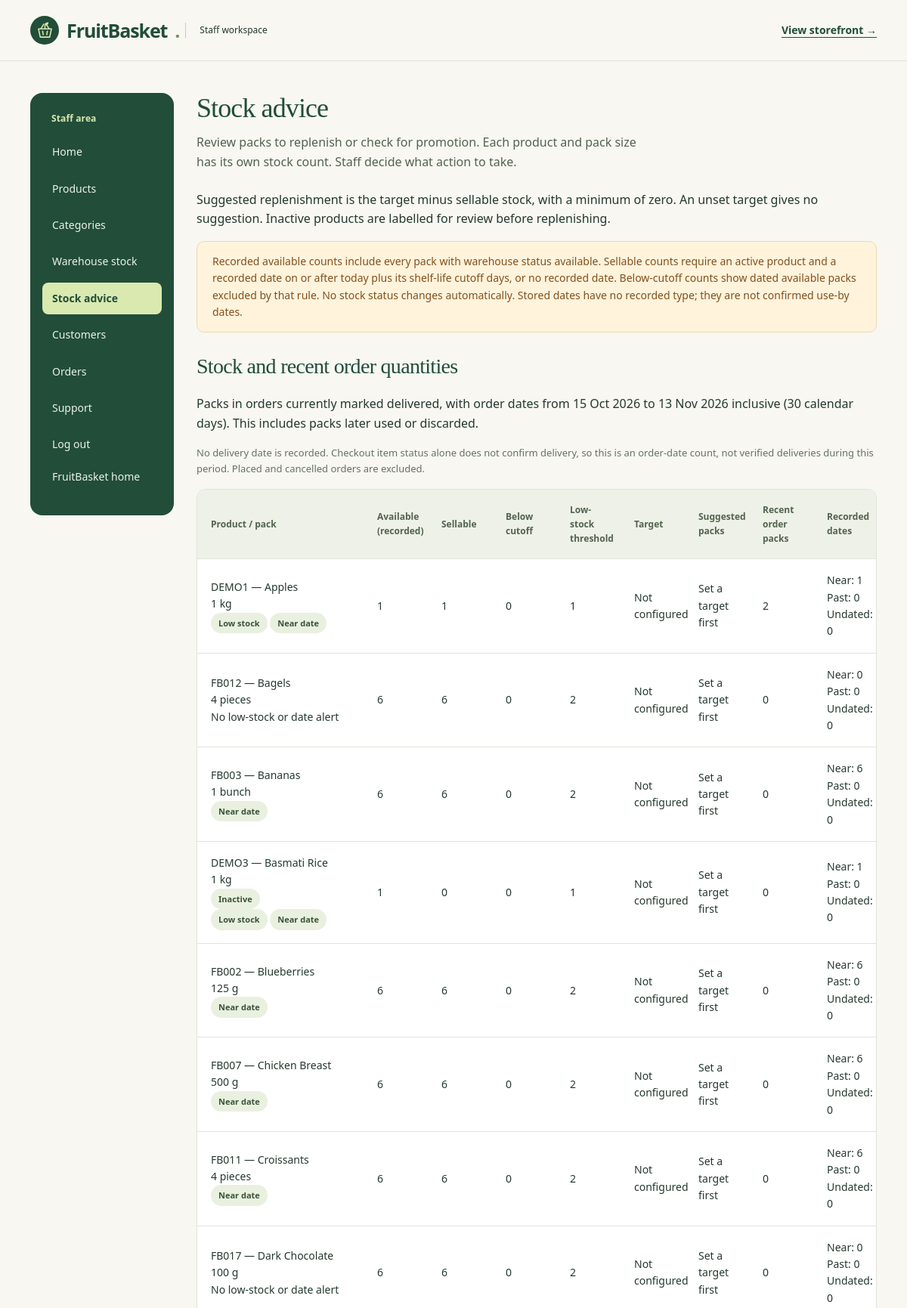
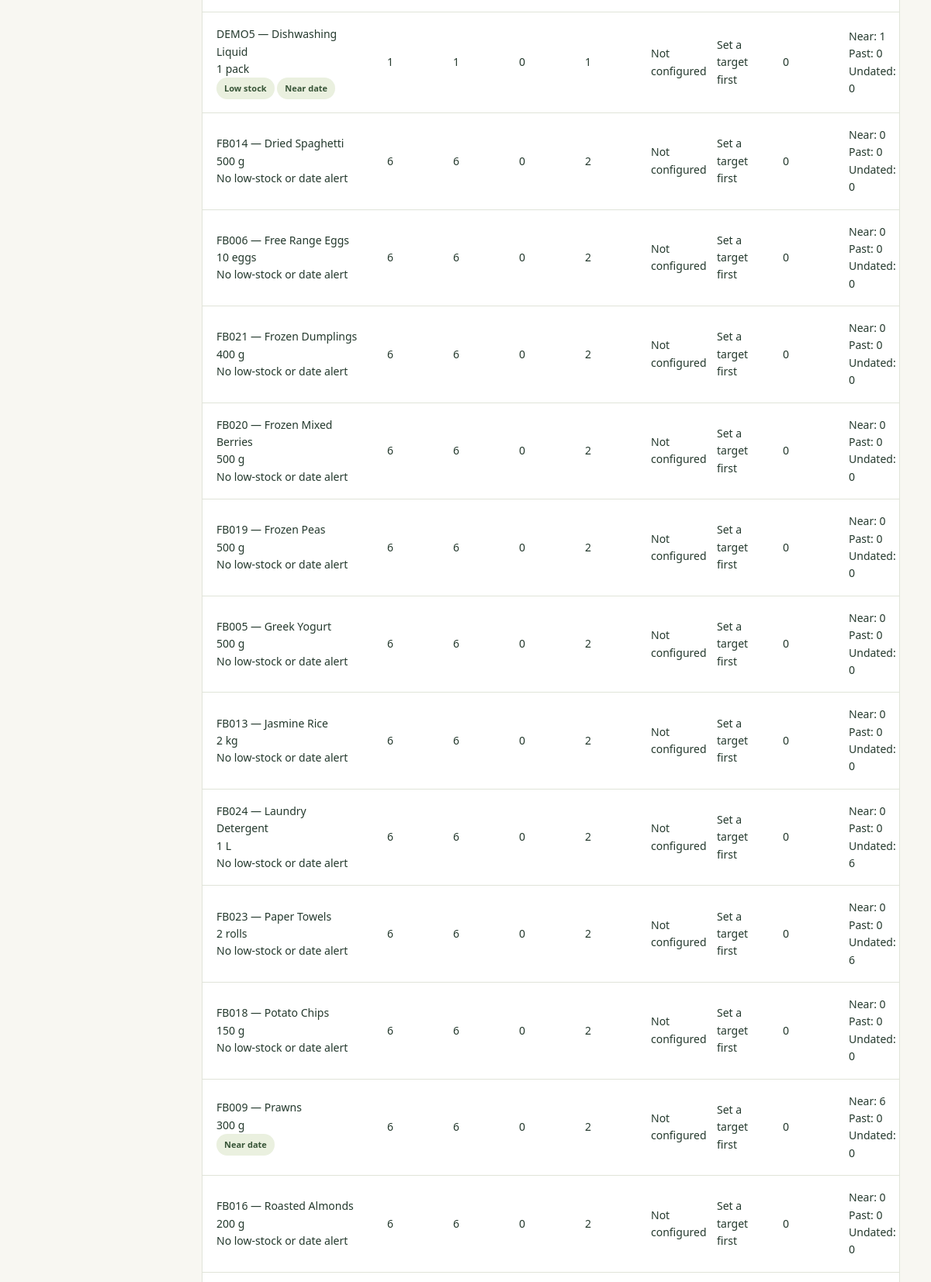
The page /adminpanel/stock_advice (signed in, upper part) on the database its author committed (2 pictures, top to bottom).
### adminpanel/models.py (models this page shows, shortened)
class Product(models.Model):
    Pid = models.CharField(max_length=5, primary_key=True)
    Pname = models.CharField(max_length=200)
    Pcategory = models.ForeignKey(Category, on_delete=models.PROTECT, db_column="Pcategory", related_name="products", verbose_name="Category")
    Psize = models.CharField(max_length=30)
    Pprice = models.FloatField()
    Plowstock = models.IntegerField(validators=[MinValueValidator(0)])
    Ptargetstock = models.PositiveIntegerField(null=True, blank=True, verbose_name='Target stock level')
    Pbulkquantity = models.PositiveIntegerField(null=True, blank=True, validators=[MinValueValidator(2)], verbose_name='Bulk quantity threshold')
    Pbulkprice = models.FloatField(null=True, blank=True, verbose_name='Bulk unit price')
    Pactive = models.BooleanField(default=True)
    Pimage = models.ImageField(upload_to='products/', blank=True, null=True)
    Pexpirydays = models.PositiveIntegerField(default=0)
    class Meta:
        constraints = [
            models.CheckConstraint(
                check=models.Q(Pprice__gt=0),
                name='Pprice_greater_than_zero'
            ),
            models.CheckConstraint(
                check=models.Q(Plowstock__gte=0),
                name='Plowstock_not_negative'
            ),
            models.CheckConstraint(condition=models.Q(Ptargetstock__isnull=True) | models.Q(Ptargetstock__gte=models.F('Plowstock')), name='product_target_at_least_low'),
            models.CheckConstraint(condition=(models.Q(Pbulkquantity__isnull=True, Pbulkprice__isnull=True) | models.Q(Pbulkquantity__isnull=False, Pbulkprice__isnull=False, Pbulkquantity__gte=2, Pbulkprice__gt=0, Pbulkprice__lte=models.F('Pprice'))), name='product_bulk_settings_valid')
        ]

### adminpanel/views.py (the view)
# urls.py: path('stock_advice', views.stock_advice, name='stock_advice'),
@require_GET
def stock_advice(request):
    return render(request, 'adminpanel/stock_advice.html', get_stock_advice(timezone.localdate()))

### adminpanel/inventory.py (called while the page is built)
def stock_cutoff(today, product_prefix='Iproduct__'):
    days = ExpressionWrapper(
        Cast(F(product_prefix + 'Pexpirydays'), IntegerField()) * Value(timedelta(days=1)),
        output_field=DurationField(),
    )
    return ExpressionWrapper(Value(today, output_field=DateField()) + days, output_field=DateField())

def sellable_stock_filter(today=None, item_prefix='', product_prefix='Iproduct__'):
    today = today or timezone.localdate()
    return Q(**{product_prefix + 'Pactive': True, item_prefix + 'Istatus': 'available'}) & (
        Q(**{item_prefix + 'Iexpiry__isnull': True})
        | Q(**{item_prefix + 'Iexpiry__gte': stock_cutoff(today, product_prefix)})
    )

### adminpanel/templates/adminpanel/stock_advice.html (shortened to what this page needs)
{% extends 'adminpanel/adminpanel_base.html' %}
{% block content %}
    <section class="fb-staff-section">
        <h1 class="fb-staff-page-title">Stock advice</h1>
        <p class="fb-page-help">Review packs to replenish or check for promotion. Each product and pack size has its own stock count. Staff decide what action to take.</p>
        <p>Suggested replenishment is the target minus sellable stock, with a minimum of zero. An unset target gives no suggestion. Inactive products are labelled for review before replenishing.</p>
        <div class="fb-alert warning" role="note">Recorded available counts include every pack with warehouse status available. Sellable counts require an active product and a recorded date on or after today plus its shelf-life cutoff days, or no recorded date. Below-cutoff counts show dated available packs excluded by that rule. No stock status changes automatically. Stored dates have no recorded type; they are not confirmed use-by dates.</div>
    </section>
    <section class="fb-staff-section">
        <h2 class="fb-records-heading">Stock and recent order quantities</h2>
        <p>Packs in orders currently marked delivered, with order dates from {{ period_start|date:'j M Y' }} to {{ today|date:'j M Y' }} inclusive (30 calendar days). This includes packs later used or discarded.</p>
        <p class="fb-help">No delivery date is recorded. Checkout item status alone does not confirm delivery, so this is an order-date count, not verified deliveries during this period. Placed and cancelled orders are excluded.</p>
        <div class="fb-table-wrap fb-records-table fb-stock-advice" role="region" aria-label="Stock advice by product" tabindex="0">
            <table>
                <thead><tr><th scope="col">Product / pack</th><th scope="col">Available (recorded)</th><th scope="col">Sellable</th><th scope="col">Below cutoff</th><th scope="col">Low-stock threshold</th><th scope="col">Target</th><th scope="col">Suggested packs</th><th scope="col">Recent order packs</th><th scope="col">Recorded dates</th></tr></thead>
                <tbody>
                    {% for product in products %}
                        <tr>
                            <td>{{ product.Pid }} — {{ product.Pname }}<br>{{ product.Psize }}{% if not product.Pactive %}<br><span class="fb-status">Inactive</span>{% endif %}<br>{% if product.low_stock %}<span class="fb-status">Low stock</span> {% endif %}{% if product.near_date %}<span class="fb-status">Near date</span> {% endif %}{% if product.past_date %}<span class="fb-status">Past date — check stock</span> {% endif %}{% if not product.low_stock and not product.near_date and not product.past_date %}No low-stock or date alert{% endif %}</td>
                            <td>{{ product.available }}</td><td>{{ product.sellable }}</td><td>{{ product.cutoff_excluded }}</td><td>{{ product.Plowstock }}</td>
                            <td>{{ product.Ptargetstock|default_if_none:'Not configured' }}</td>
                            <td>{{ product.replenish|default_if_none:'Set a target first' }}</td>
                            <td>{{ product.recent_delivered }}</td><td>Near: {{ product.near_date }}<br>Past: {{ product.past_date }}<br>Undated: {{ product.undated }}</td>
                        </tr>
                    {% empty %}<tr><td colspan="9">No products configured. Create a product and record warehouse stock to review advice.</td></tr>{% endfor %}
                </tbody>
            </table>
        </div>
    </section>
{% endblock %}

### static/fruitbasket/theme.css (style rules this page uses)
:root { --forest:#214d39; --green:#35634b; --lime:#d9e9b0; --cream:#f8f7f2; --ink:#24392d; --muted:#657166; --border:#e0e4d9; --orange:#bc552e }
* { box-sizing:border-box }
html { scroll-behavior:smooth; scroll-padding-top:2rem }
body.fb-app { margin:0; background:var(--cream); color:var(--ink); font:1rem/1.6 "Segoe UI",Arial,sans-serif }
h1,h2,h3,h4 { color:var(--forest); font-weight:600; line-height:1.15 }
h1,h2 { letter-spacing:-.025em; text-wrap:balance }
h1 { font-size:clamp(2.5rem,5vw,4.8rem) }
h2 { font-size:clamp(1.7rem,3vw,2.5rem) }
p { margin:0 0 1rem }
.fb-alert-stack .alert,.fb-alert { border:1px solid #cddbc1; background:#edf4e7; color:#25452f; border-radius:10px; padding:15px 20px; margin-bottom:22px; font-size:14px }
.fb-alert.warning,.fb-alert-stack .alert-warning { background:#fff3dc; border-color:#edd9b0; color:#82501e }
.fb-table-wrap { overflow-x:auto; border:1px solid var(--border); border-radius:12px; background:#fff; margin-bottom:24px }
.fb-content table { width:100%; border-collapse:collapse; border:0; background:white; font-size:13px; margin:0 }
.fb-content th { color:#52634f; background:#eef1e7; font-size:12px; text-transform:none; letter-spacing:0; font-weight:650; white-space:nowrap }
.fb-content th,.fb-content td { border:0; border-bottom:1px solid var(--border); padding:17px 18px; vertical-align:middle }
.fb-content td { overflow-wrap:anywhere }
.fb-help { color:var(--muted); font-size:13px }
.fb-status { display:inline-block; border-radius:30px; padding:5px 10px; background:#eaf0df; color:#375437; font-size:11px; font-weight:650; white-space:nowrap }
.fb-staff-page-title { font-size: clamp(1.8rem, 3vw, 2.6rem); margin-bottom: 24px; }
.fb-store-page .fb-section-heading h1, .fb-store-page .fb-auth-intro h1, .fb-staff-page-title, .fb-workspace-intro h1 { font-family:Georgia,serif; font-weight:400; letter-spacing:-.025em }
.fb-staff-page-title { font-size:clamp(2rem,3vw,2.75rem); margin:0 0 12px }
.fb-page-help { color:#52634f; max-width:65ch; margin-bottom:24px }
.fb-staff .fb-content table { font-size:14px }
.fb-staff .fb-content .fb-table-wrap table { min-width:760px }
.fb-staff .fb-content .fb-records-table table { min-width:1000px }
.fb-records-table td:first-child { white-space:nowrap }
.fb-records-table .fb-status { white-space:nowrap }
.fb-records-heading { font:400 28px/1.2 Georgia,serif; margin:28px 0 20px }
.fb-staff .fb-content .fb-stock-advice table { table-layout:fixed; min-width:900px }
.fb-stock-advice th:first-child { width:220px }
.fb-stock-advice td:first-child, .fb-stock-advice th, .fb-stock-advice .fb-status { white-space:normal }
.fb-stock-advice td, .fb-stock-advice th { overflow-wrap:normal; word-break:normal }

### rows shown on the page
Product: Pid "DEMO1", Pname "Apples", Psize "1 kg", shows "Low stock", shows "Near date", available "1", sellable "1", cutoff_excluded "0", Plowstock "1", Ptargetstock "Not configured", replenish "Set a target first", recent_delivered "2", near_date "1", past_date "0", undated "0"
Product: Pid "FB012", Pname "Bagels", Psize "4 pieces", shows "No low-stock or date alert", available "6", sellable "6", cutoff_excluded "0", Plowstock "2", Ptargetstock "Not configured", replenish "Set a target first", recent_delivered "0", near_date "0", past_date "0", undated "0"
Product: Pid "FB003", Pname "Bananas", Psize "1 bunch", shows "Near date", available "6", sellable "6", cutoff_excluded "0", Plowstock "2", Ptargetstock "Not configured", replenish "Set a target first", recent_delivered "0", near_date "6", past_date "0", undated "0"
Product: Pid "DEMO3", Pname "Basmati Rice", Psize "1 kg", Pactive "Inactive", shows "Low stock", shows "Near date", available "1", sellable "0", cutoff_excluded "0", Plowstock "1", Ptargetstock "Not configured", replenish "Set a target first", recent_delivered "0", near_date "1", past_date "0", undated "0"
Product: Pid "FB002", Pname "Blueberries", Psize "125 g", shows "Near date", available "6", sellable "6", cutoff_excluded "0", Plowstock "2", Ptargetstock "Not configured", replenish "Set a target first", recent_delivered "0", near_date "6", past_date "0", undated "0"
Product: Pid "FB007", Pname "Chicken Breast", Psize "500 g", shows "Near date", available "6", sellable "6", cutoff_excluded "0", Plowstock "2", Ptargetstock "Not configured", replenish "Set a target first", recent_delivered "0", near_date "6", past_date "0", undated "0"
Product: Pid "FB011", Pname "Croissants", Psize "4 pieces", shows "Near date", available "6", sellable "6", cutoff_excluded "0", Plowstock "2", Ptargetstock "Not configured", replenish "Set a target first", recent_delivered "0", near_date "6", past_date "0", undated "0"
Product: Pid "FB017", Pname "Dark Chocolate", Psize "100 g", shows "No low-stock or date alert", available "6", sellable "6", cutoff_excluded "0", Plowstock "2", Ptargetstock "Not configured", replenish "Set a target first", recent_delivered "0", near_date "0", past_date "0", undated "0"
Product: Pid "DEMO5", Pname "Dishwashing Liquid", Psize "1 pack", shows "Low stock", shows "Near date", available "1", sellable "1", cutoff_excluded "0", Plowstock "1", Ptargetstock "Not configured", replenish "Set a target first", recent_delivered "0", near_date "1", past_date "0", undated "0"
Product: Pid "FB014", Pname "Dried Spaghetti", Psize "500 g", shows "No low-stock or date alert", available "6", sellable "6", cutoff_excluded "0", Plowstock "2", Ptargetstock "Not configured", replenish "Set a target first", recent_delivered "0", near_date "0", past_date "0", undated "0"
Product: Pid "FB006", Pname "Free Range Eggs", Psize "10 eggs", shows "No low-stock or date alert", available "6", sellable "6", cutoff_excluded "0", Plowstock "2", Ptargetstock "Not configured", replenish "Set a target first", recent_delivered "0", near_date "0", past_date "0", undated "0"
Product: Pid "FB021", Pname "Frozen Dumplings", Psize "400 g", shows "No low-stock or date alert", available "6", sellable "6", cutoff_excluded "0", Plowstock "2", Ptargetstock "Not configured", replenish "Set a target first", recent_delivered "0", near_date "0", past_date "0", undated "0"
Product: Pid "FB020", Pname "Frozen Mixed Berries", Psize "500 g", shows "No low-stock or date alert", available "6", sellable "6", cutoff_excluded "0", Plowstock "2", Ptargetstock "Not configured", replenish "Set a target first", recent_delivered "0", near_date "0", past_date "0", undated "0"
Product: Pid "FB019", Pname "Frozen Peas", Psize "500 g", shows "No low-stock or date alert", available "6", sellable "6", cutoff_excluded "0", Plowstock "2", Ptargetstock "Not configured", replenish "Set a target first", recent_delivered "0", near_date "0", past_date "0", undated "0"
Product: Pid "FB005", Pname "Greek Yogurt", Psize "500 g", shows "No low-stock or date alert", available "6", sellable "6", cutoff_excluded "0", Plowstock "2", Ptargetstock "Not configured", replenish "Set a target first", recent_delivered "0", near_date "0", past_date "0", undated "0"
Product: Pid "FB013", Pname "Jasmine Rice", Psize "2 kg", shows "No low-stock or date alert", available "6", sellable "6", cutoff_excluded "0", Plowstock "2", Ptargetstock "Not configured", replenish "Set a target first", recent_delivered "0", near_date "0", past_date "0", undated "0"
Product: Pid "FB024", Pname "Laundry Detergent", Psize "1 L", shows "No low-stock or date alert", available "6", sellable "6", cutoff_excluded "0", Plowstock "2", Ptargetstock "Not configured", replenish "Set a target first", recent_delivered "0", near_date "0", past_date "0", undated "6"
Product: Pid "FB023", Pname "Paper Towels", Psize "2 rolls", shows "No low-stock or date alert", available "6", sellable "6", cutoff_excluded "0", Plowstock "2", Ptargetstock "Not configured", replenish "Set a target first", recent_delivered "0", near_date "0", past_date "0", undated "6"
Product: Pid "FB018", Pname "Potato Chips", Psize "150 g", shows "No low-stock or date alert", available "6", sellable "6", cutoff_excluded "0", Plowstock "2", Ptargetstock "Not configured", replenish "Set a target first", recent_delivered "0", near_date "0", past_date "0", undated "0"
Product: Pid "FB009", Pname "Prawns", Psize "300 g", shows "Near date", available "6", sellable "6", cutoff_excluded "0", Plowstock "2", Ptargetstock "Not configured", replenish "Set a target first", recent_delivered "0", near_date "6", past_date "0", undated "0"
Product: Pid "FB016", Pname "Roasted Almonds", Psize "200 g", shows "No low-stock or date alert", available "6", sellable "6", cutoff_excluded "0", Plowstock "2", Ptargetstock "Not configured", replenish "Set a target first", recent_delivered "0", near_date "0", past_date "0", undated "0"

### other values the page prints
{{ period_start|date:'j M Y' }} "15 Oct 2026"
{{ today|date:'j M Y' }} "13 Nov 2026"
